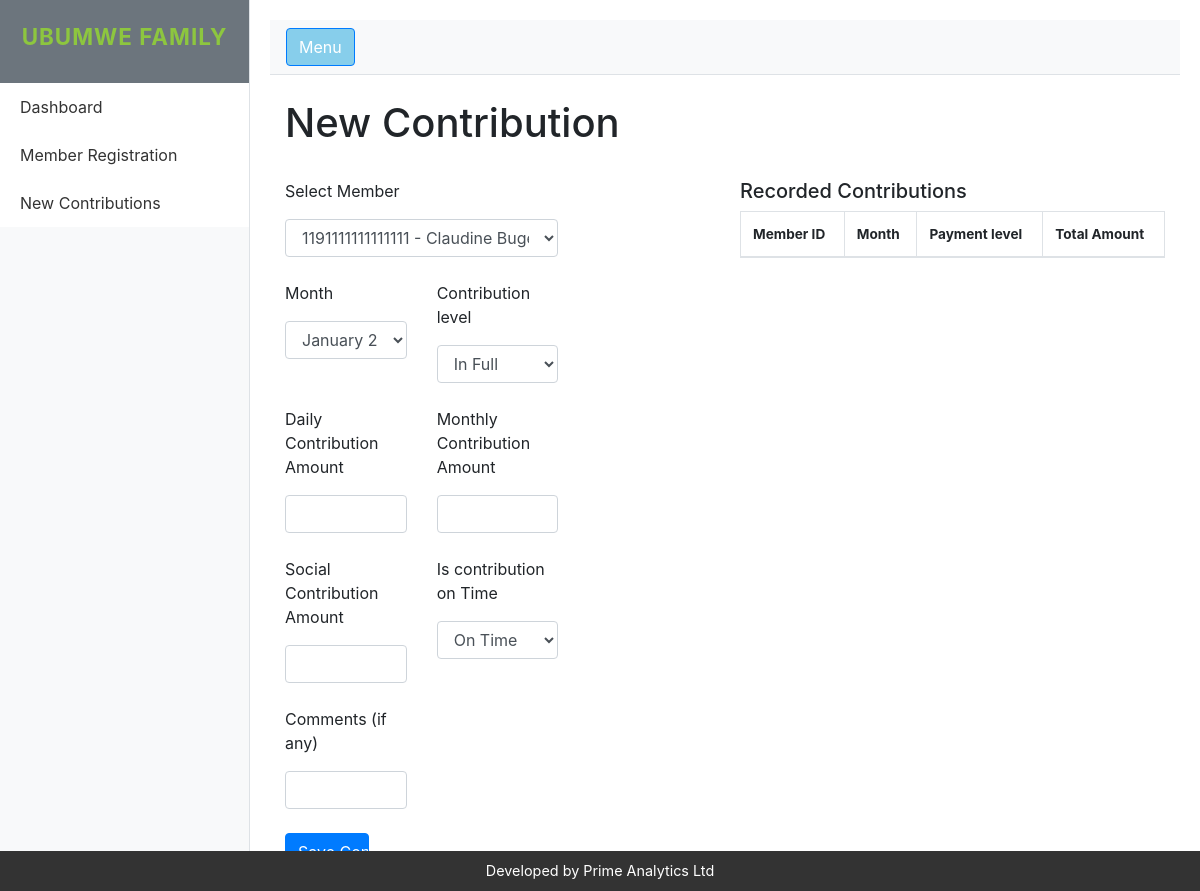
Before: /contribute with the older database file.
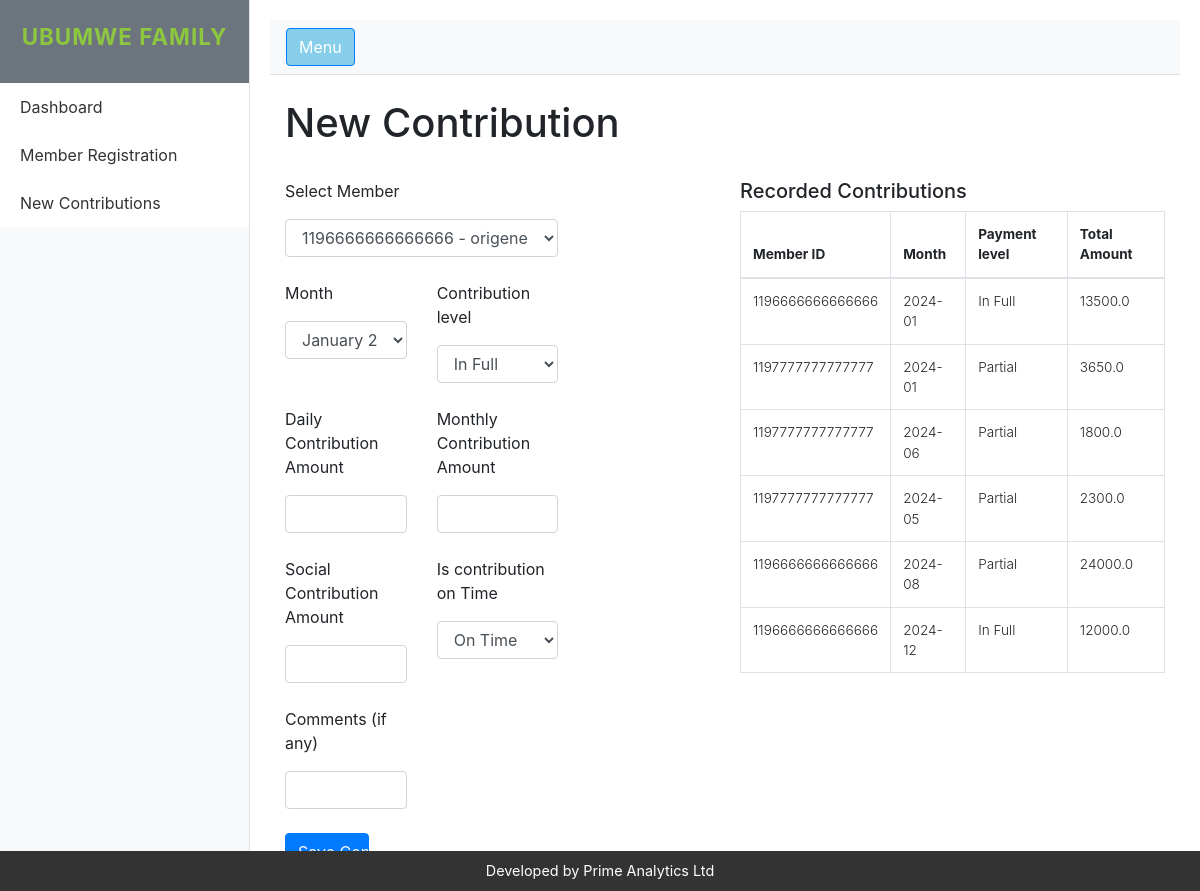
After: the same page with the newer database file.
### models.py (models this page shows)
class Contribution(db.Model):
    id = db.Column(db.Integer, primary_key=True)
    member_id = db.Column(db.String(16), db.ForeignKey('member.id'), nullable=False)
    month = db.Column(db.String(7), nullable=False)  # Format: YYYY-MM
    contrib_type = db.Column(db.String(7), nullable=False) #Either In full and In part
    contrib_time = db.Column(db.String(7), nullable=False)  # Either In full and In part
    daily_contr_amount = db.Column(db.Float, nullable=False) #Daily Contribution
    monthly_contr_amount = db.Column(db.Float, nullable=False) #Monthly Contribution
    social_contr_amount = db.Column(db.Float, nullable=False) #Social Contribution
    date_of_record_reg = db.Column(db.DateTime, default=lambda: datetime.now(gmt_plus_2).replace(microsecond=0), nullable=False)
    late_days = db.Column(db.Integer, nullable=True) #Number of Days the contribution has been late
    penalty_amount = db.Column(db.Float, nullable=True)  # Total penalties paid
    total_paid = db.Column(db.Float, nullable=True)  # Total amount paid (contributions + penalties)
    comment = db.Column(db.String(400), nullable=True) # Any comment the user want to put in
    member = db.relationship('Member', backref=db.backref('contributions', lazy=True))

### app.py (the view)
@app.route('/contribute', methods=['GET', 'POST'])
def contribute():
    form = ContributionForm()
    form.member.choices = [
        (member.id, f"{member.id} - {member.first_name} {member.last_name}")
        for member in Member.query.all()
    ]
    contribution_type= ['In Full', 'In Part']
    form.month.choices = [
        ('2024-01', 'January 2024'),
        ('2024-02', 'February 2024'),
        ('2024-03', 'March 2024'),
        ('2024-04', 'April 2024'),
        ('2024-05', 'May 2024'),
        ('2024-06', 'June 2024'),
        ('2024-07', 'July 2024'),
        ('2024-08', 'August 2024'),
        ('2024-09', 'September 2024'),
        ('2024-10', 'October 2024'),
        ('2024-11', 'November 2024'),
        ('2024-12', 'December 2024')
    ]
    form.contrib_type.choices = [
        ('In Full', 'In Full'),
        ('Partial', 'Partial')
    ]
    form.contrib_time.choices = [
        ('On Time', 'On Time'),
        ('Late', 'Late')
    ]
    if form.validate_on_submit():
        member_id = form.member.data
        member = Member.query.filter_by(id=member_id).first()
        month = form.month.data
        contrib_type = form.contrib_type.data
        contrib_time = form.contrib_time.data
        daily_contr_amount = form.daily_contr_amount.data
        monthly_contr_amount = form.monthly_contr_amount.data
        social_contr_amount = form.social_contr_amount.data
        late_days   = form.late_days.data
        comment = form.comment.data or ""  # Default to empty string
        penalty_amount = form.penalty_amount.data or 0  # Default to 0 if None
        total_paid = (daily_contr_amount or 0) + (monthly_contr_amount or 0) + (
                    social_contr_amount or 0) + penalty_amount
        existing_contribution = Contribution.query.filter_by(
            member_id=member.id, month=form.month.data
        ).first()
        if existing_contribution:
            flash(f'Contribution for {form.month.data} already recorded!', 'warning')
            return redirect(url_for('contribute'))
        new_contribution = Contribution(
            member_id=member.id,
            month=month,
            contrib_type =contrib_type,
            contrib_time =contrib_time,
            daily_contr_amount = daily_contr_amount,
            monthly_contr_amount = monthly_contr_amount,
            social_contr_amount = social_contr_amount,
            late_days = late_days,
            penalty_amount = penalty_amount,
            total_paid=total_paid,
            comment=comment
        )
        print("Form Submitted Data:", form.data)
        db.session.add(new_contribution)
        db.session.commit()
        flash(f'Contribution of {total_paid} recorded for {member.first_name} {member.last_name}!', 'success')
        return redirect(url_for('contribute'))
    else:
        print("Form Errors:", form.errors)
    return render_template('contribute.html', form=form, contributions =get_list_of_contributions())

### forms.py
class ContributionForm(FlaskForm):
    member = SelectField('Select Member', coerce=str, validators=[DataRequired()])
    month = SelectField(
        'Month',
        validators=[DataRequired(), Regexp(r'^\d{4}-\d{2}$', message="Invalid month format (YYYY-MM)")]
    )
    contrib_type =SelectField('Contribution level', validators=[DataRequired()])
    contrib_time =SelectField('Is contribution on Time', validators=[DataRequired()])
    daily_contr_amount = IntegerField('Daily Contribution Amount', validators=[DataRequired()])
    monthly_contr_amount = IntegerField('Monthly Contribution Amount', validators=[DataRequired()])
    social_contr_amount = IntegerField('Social Contribution Amount', validators=[DataRequired()])
    late_days = IntegerField('Number of Late days', validators=[Optional(), NumberRange(min=0, max=100)])
    penalty_amount = IntegerField('Total Penalties', validators=[Optional()])
    comment = StringField('Comments (if any)', validators=[Optional()])
    submit = SubmitField('Save Contribution')

### data.py (called while the page is built)
def get_list_of_contributions():
    return db.session.execute(text("SELECT * FROM Contribution"))

### templates/contribute.html (shortened to what this page needs)
{% extends "custom_layout.html" %}
{% block content %}
    <h1>New Contribution</h1>
    <div class="row">
        <div class="col-md-6">
            <form method="POST" action="{{ url_for('contribute') }}" >
                <div class="row g-3 mt-4">
                    <div class="col-md-8">
                        <label for="member" class="form-label">{{ form.member.label }}</label>
                        {{ form.member(class="form-control", id="member") }}
                    </div>
                </div>
                <div class="row g-3 mt-4">
                    <div class="col-md-4">
                        <label for="month" class="form-label">{{ form.month.label }}</label>
                        {{ form.month(class="form-control", id="month") }}
                    </div>
                     <div class="col-md-4">
                        <label for="contrib_type" class="form-label">{{ form.contrib_type.label }}</label>
                        {{ form.contrib_type(class="form-control", id="contrib_type") }}
                    </div>
                </div>
                <div class="row g-3 mt-4">
                    <div class="col-md-4">
                        <label for="daily_contr_amount" class="form-label">{{ form.daily_contr_amount.label }}</label>
                        {{ form.daily_contr_amount(class="form-control", id="daily_contr_amount") }}
                    </div>
                    <div class="col-md-4">
                        <label for="monthly_contr_amount" class="form-label">{{ form.monthly_contr_amount.label }}</label>
                        {{ form.monthly_contr_amount(class="form-control", id="monthly_contr_amount") }}
                    </div>
                </div>
                <div class="row g-3 mt-4">
                    <div class="col-md-4">
                        <label for="social_contr_amount" class="form-label">{{ form.social_contr_amount.label }}</label>
                        {{ form.social_contr_amount(class="form-control", id="social_contr_amount") }}
                    </div>
                    <div class="col-md-4">
                        <label for="contrib_time" class="form-label">{{ form.contrib_time.label }}</label>
                        {{ form.contrib_time(class="form-control", id="contrib_time", onchange="togglePenalties()") }}
                    </div>
                </div>
                <div class="row g-3 mt-4">
                    <div class="col-md-4">
                        <label for="comment" class="form-label">{{ form.comment.label }}</label>
                        {{ form.comment(class="form-control", id="comment") }}
                    </div>
                </div>
                <div class="row g-3 mt-4">
                    <div class="col-md-3 d-flex align-items-end">
                    </div>
                </div>
            </form>
        </div>
        <div class="col-md-6">
            <div class="mt-4">
                <h3 style="font-size: 20px;  font-weight: 500;">Recorded Contributions</h3>
                <table id="AllContributionsTable" class="table table-bordered" style="font-size: 0.85em; height: 30px; font-weight: 300;">
                    <thead>
                        <tr>
                            <th>Member ID</th>
                            <th>Month</th>
                            <th>Payment level</th>
                            <th>Total Amount</th>
                        </tr>
                    </thead>
                    <tbody>
                        {% for contribution in contributions %}
                        <tr>
                            <td>{{ contribution.member_id }}</td>
                            <td>{{ contribution.month }}</td>
                            <td>{{ contribution.contrib_type }}</td>
                            <td>{{ contribution.total_paid }}</td>
                        </tr>
                        {% endfor %}
                    </tbody>
                </table>
            </div>
        </div>
    </div>
{% endblock %}

Changed rows visible on the page:
added Contribution: member_id "1196666666666666", month "2024-01", contrib_type "In Full", total_paid "13500.0"
added Contribution: member_id "1197777777777777", month "2024-01", contrib_type "Partial", total_paid "3650.0"
added Contribution: member_id "1197777777777777", month "2024-06", contrib_type "Partial", total_paid "1800.0"
added Contribution: member_id "1197777777777777", month "2024-05", contrib_type "Partial", total_paid "2300.0"
added Contribution: member_id "1196666666666666", month "2024-08", contrib_type "Partial", total_paid "24000.0"
added Contribution: member_id "1196666666666666", month "2024-12", contrib_type "In Full", total_paid "12000.0"
Other visible differences:
form field member: "1191111111111111 - Claudine Bugenimana" → "1196666666666666 - origene tuyishimire"
